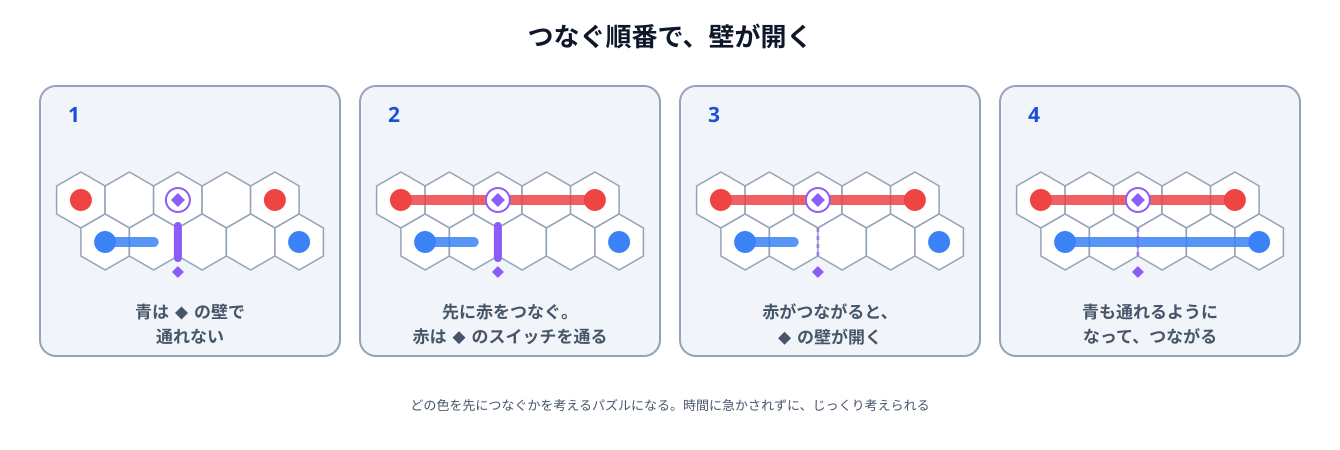

The script that saved this image:
# 02-switch.svg
# スキーマ: SOURCE-PATH-GOAL × 4 コマ（ふさがれる → スイッチを通す → 開く → つながる）
# スイッチは「つなぐ順番」を考えさせる仕掛けだと、1 枚の盤面の移り変わりで見せる
# 盤面は頂点が上の六角形 2 段。上の段が赤、下の段が青。◆ のスイッチは赤の通り道、◆ の壁は青の通り道にある

import math
import sys

sys.path.insert(0, "/Users/seekseep/.claude/skills/genfig")
from genfig import Canvas, PALETTE, INK_SCALE

c = Canvas(1340, 450)
c.text(670, 46, "つなぐ順番で、壁が開く", scale="xl")

S = 28                      # 六角形の半径（中心から頂点まで）
CW = math.sqrt(3) * S       # 1 マスの幅
ROW = 1.5 * S               # 段の間隔
N = 5                       # 1 段のマス数
RED = PALETTE["red"]["border"]
BLUE = PALETTE["blue"]["border"]
WALL = PALETTE["purple"]["border"]
CELL_FILL = "#ffffff"
CELL_LINE = INK_SCALE["gray"]


def center(x0, y0, row, i):
    """row 0 = 上の段（赤）、row 1 = 下の段（青、半マス右にずれる）。"""
    return (x0 + i * CW + (CW / 2 if row else 0), y0 + row * ROW)


def hexagon(cx, cy):
    pts = [(cx + S * math.cos(math.radians(a)), cy + S * math.sin(math.radians(a)))
           for a in (-90, -30, 30, 90, 150, 210)]
    points = " ".join(f"{x:.1f},{y:.1f}" for x, y in pts)
    c.raw(f'<polygon points="{points}" fill="{CELL_FILL}" stroke="{CELL_LINE}" stroke-width="1.5"/>')


def diamond(cx, cy, r, fill):
    c.raw(f'<polygon points="{cx:.1f},{cy - r:.1f} {cx + r:.1f},{cy:.1f} '
          f'{cx:.1f},{cy + r:.1f} {cx - r:.1f},{cy:.1f}" fill="{fill}"/>')


def path(points, color):
    d = " ".join(f"{x:.1f},{y:.1f}" for x, y in points)
    c.raw(f'<polyline points="{d}" fill="none" stroke="{color}" stroke-width="10" '
          f'stroke-linecap="round" stroke-linejoin="round" opacity="0.85"/>')


def dot(cx, cy, color):
    c.raw(f'<circle cx="{cx:.1f}" cy="{cy:.1f}" r="11" fill="{color}"/>')


def panel(x, step, text, red_drawn, wall_open, blue_cells):
    w, h = 300, 270
    c.sticky(x, 86, w, h, color="gray", weight="thin")
    c.text(x + 28, 122, str(step), scale="lg", align="left", fill=PALETTE["blue"]["text"])

    x0 = x + (w - (N * CW + CW / 2)) / 2 + CW / 2
    y0 = 200
    for row in (0, 1):
        for i in range(N):
            hexagon(*center(x0, y0, row, i))

    # 線（点より先に描いて、点を上に重ねる）
    if red_drawn:
        path([center(x0, y0, 0, i) for i in range(N)], RED)
    if blue_cells:
        path([center(x0, y0, 1, i) for i in blue_cells], BLUE)

    # ◆ の壁（下の段の 2 つめと 3 つめの間の辺）
    ex = center(x0, y0, 1, 1)[0] + CW / 2
    ey = y0 + ROW
    if wall_open:
        c.raw(f'<line x1="{ex:.1f}" y1="{ey - S / 2:.1f}" x2="{ex:.1f}" y2="{ey + S / 2:.1f}" '
              f'stroke="{WALL}" stroke-width="3" stroke-dasharray="4 4" opacity="0.6"/>')
    else:
        c.raw(f'<line x1="{ex:.1f}" y1="{ey - S / 2 - 2:.1f}" x2="{ex:.1f}" y2="{ey + S / 2 + 2:.1f}" '
              f'stroke="{WALL}" stroke-width="8" stroke-linecap="round"/>')
    diamond(ex, ey + S / 2 + 16, 6, WALL)

    # ◆ のスイッチ（上の段のまん中）。線の上に重ねて、通っていることが見えるようにする
    sx, sy = center(x0, y0, 0, 2)
    c.raw(f'<circle cx="{sx:.1f}" cy="{sy:.1f}" r="12" fill="#ffffff" stroke="{WALL}" stroke-width="2"/>')
    diamond(sx, sy, 7, WALL)

    for i in (0, N - 1):
        dot(*center(x0, y0, 0, i), RED)
        dot(*center(x0, y0, 1, i), BLUE)

    c.text(x + w / 2, 318, text, scale="md")


panel(40, 1, "青は ◆ の壁で\n通れない", red_drawn=False, wall_open=False, blue_cells=[0, 1])
panel(360, 2, "先に赤をつなぐ。\n赤は ◆ のスイッチを通る", red_drawn=True, wall_open=False, blue_cells=[0, 1])
panel(680, 3, "赤がつながると、\n◆ の壁が開く", red_drawn=True, wall_open=True, blue_cells=[0, 1])
panel(1000, 4, "青も通れるように\nなって、つながる", red_drawn=True, wall_open=True, blue_cells=[0, 1, 2, 3, 4])

c.text(670, 410, "どの色を先につなぐかを考えるパズルになる。時間に急かされずに、じっくり考えられる", scale="sm")

c.save("02-switch.svg")
